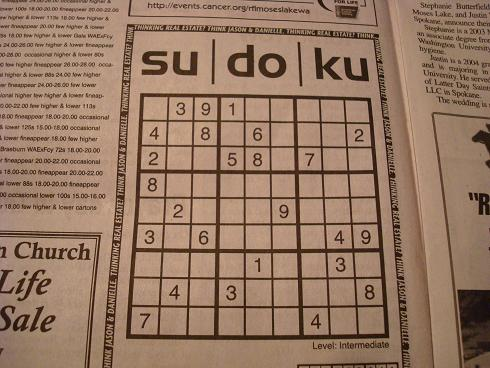
#> input picture images/board4.jpg, 490 x 368 px
$ python -i sudoku_scanner.py   (imports and definitions only)
#> lines starting #> are read from the running program, lines starting #| are printed output that depends on the picture; after the words box and inside, x2 and y2 are one past the last pixel; in counts of white or black regions, pixels touching at a corner belong together
import cv2 as cv
import numpy as np
import re
import os
from util.imgplotting import multi_image_show_matplotlib, image_show_matplotlib
from util.predict import predict_all, prediction_show_matplotlib


class SudokuImage:
    def __init__(self, filename, blocksize = 53, c = 7):
#> called with filename = '../../images/board4.jpg', blocksize = 53, c = 7
        self.filename = filename
        self.shortened_filename = re.search(r"(?<=(\/|\\))\w+(?=\.+(jpg|png|jpeg))", self.filename).group()

        self.img = cv.resize(cv.imread(self.filename), (900, 900))
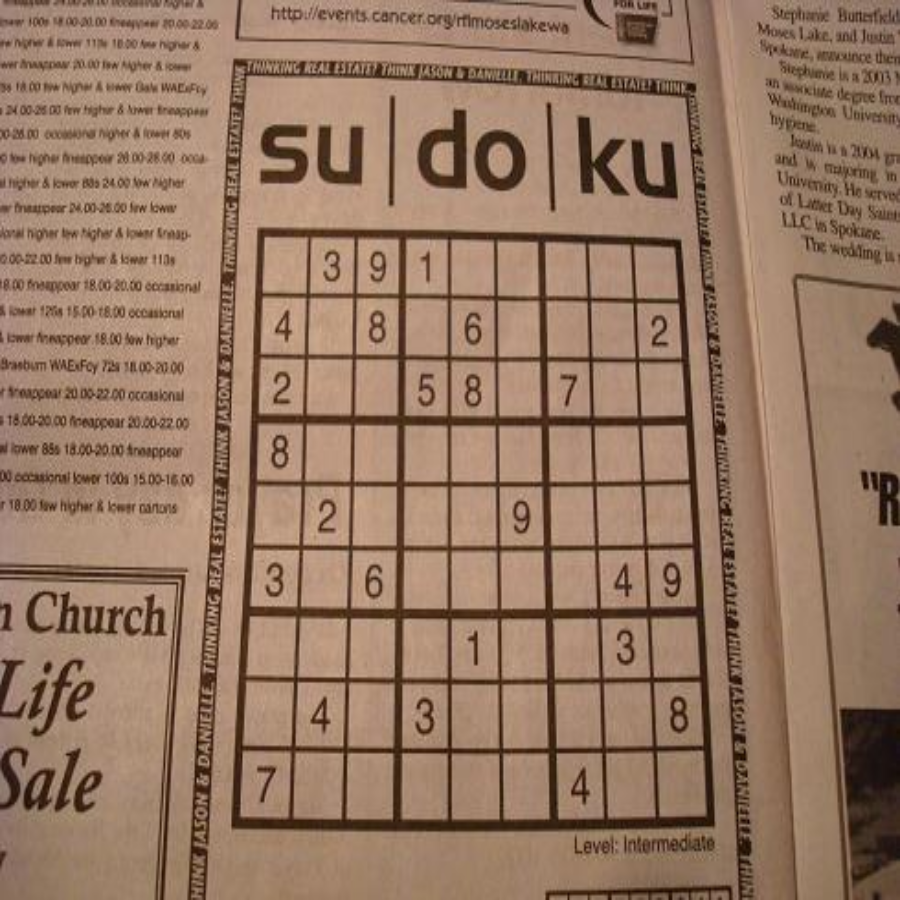
#> self.img: shape (900, 900, 3); mean B, G, R 99.5, 120.6, 150.7

        self.blocksize = blocksize
        self.c = c

    def return_board(self, debug=False):
        """Finds the board location, then all the sudoku cells in the image, "extracts" the digits images and their positions into respective arrays and then
        feeds the information into predict_board to receive all the actual numerical digits in string form.

        Args:
            debug (bool, optional): Boolean clause to determine if to display results in debugging mode. Defaults to False.

        Returns:
            str: String format of actual board
        """
        warped_board, transformation_matrix, board_loc, board_dimensions = self.find_board_location(debug)

        cells = self.split_image_to_cells(warped_board, board_dimensions)

        digits, digit_positions = self.extract_digits(cells)


        if debug:
            print(digits.shape)
            multi_image_show_matplotlib(cells, len(cells), 10)
            multi_image_show_matplotlib(digits, len(digits), 10)
            # [10 lines of commented-out code are left out]


    def find_board_location(self, debug=False):
        """
        Finds board's grid area and returns a warped image of the AOI(Area of Interest)

        Parameters:
            debug (bool, optional): Boolean clause to determine if to display results in debugging mode. Defaults to False.

        Returns:
            warped_binary: warped binary image of the AOI
            matrix: Homography/Transformation matrix that caused the perspective warp.
            board_location: 4 corners of the sudoku board.
            board_dimensions: Array containing img_width, img_height
        Raises:
            Nothing
        """
#> called with debug = False

        # TODO Decide if i should perform other preprocessing steps in binarize_image
        image_binary = self.binarize_image(self.img.copy())
#> in binarize_image, `img_copy = cv.cvtColor(img_copy, cv.COLOR_BGR2GRAY)`:
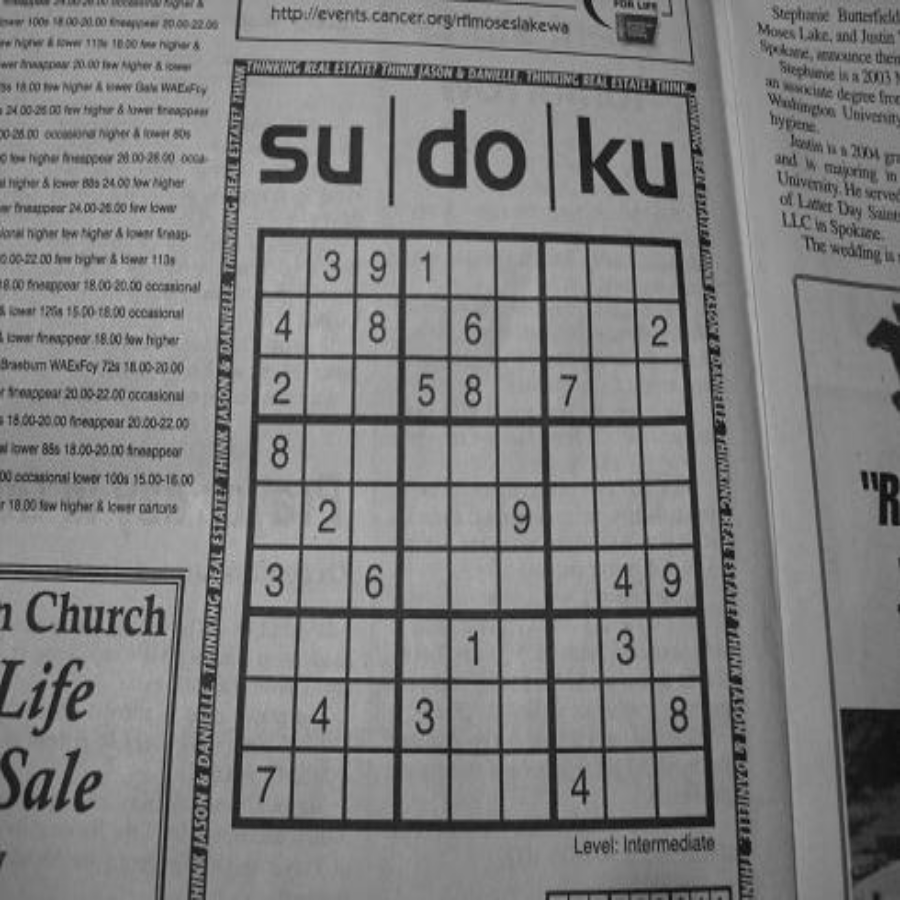
#> img_copy: shape (900, 900); min 5, max 189, mean 127.2
#> in binarize_image, `img_copy = cv.adaptiveThreshold(img_copy,255,cv.ADAPTIVE_THRESH_GAUSSI..`:
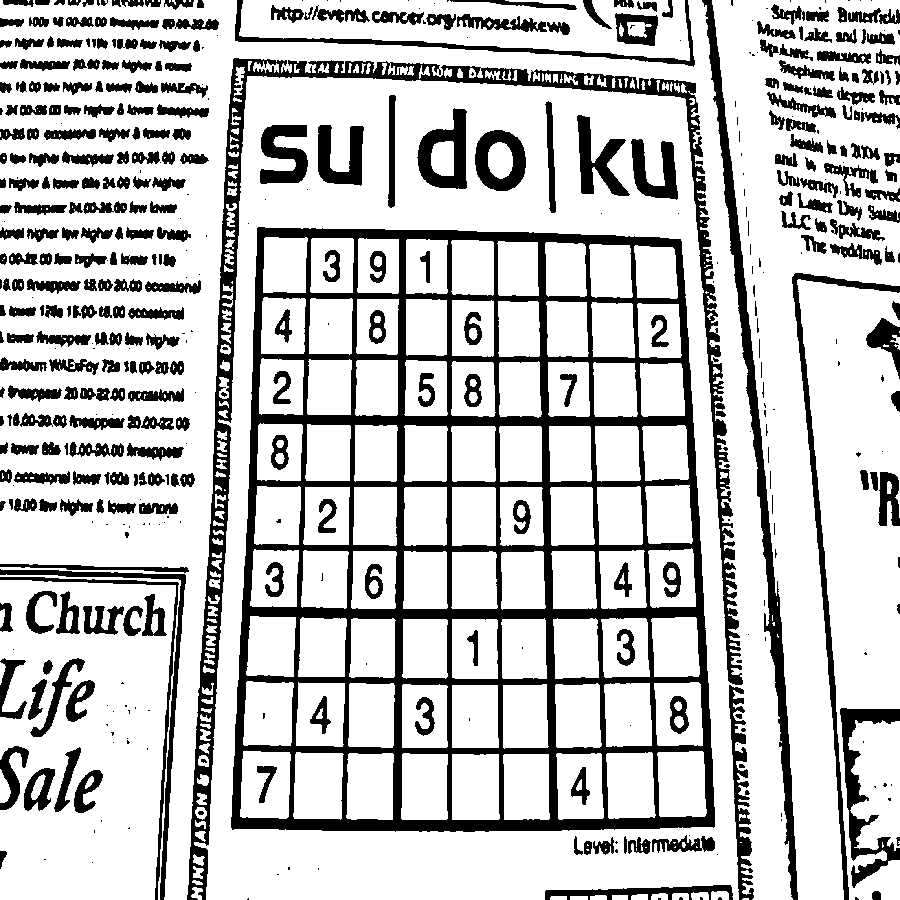
#> img_copy: shape (900, 900); 76.7% white; 508 black regions (182 under 20 px), largest, box (x1, y1, x2, y2) and area: (231, 227, 715, 832) 65796, (187, 58, 743, 900) 20542, (702, 0, 798, 900) 7950

        # Deciding to make background black and foreground/objects white for convenience and consistency
        img_for_contour = cv.bitwise_not(image_binary)
#> img_for_contour: shape (900, 900); 23.3% white; 508 white regions (182 under 20 px)
        # Finds all external contours and approximates them into semi simple shapes/removes redundant points.
        contours, _ = cv.findContours(img_for_contour, cv.RETR_EXTERNAL, cv.CHAIN_APPROX_SIMPLE)
#> contours = 467 contours, 183 with area under 20; largest, box (x1, y1, x2, y2) and area: (231, 227, 715, 832) 270714, (187, 58, 743, 900) 24066, (702, 0, 798, 900) 7022, (792, 273, 900, 900) 3170, (417, 108, 467, 189) 2728

        # Returns the list of contours in descending area by contourArea
        contours = sorted(contours, key=cv.contourArea, reverse=True)
        # Loops over all the contours, who are already sorted by descending area, until it finds the biggest area that is also a quadrilateral
        for contour in contours:
            perimeter_len = cv.arcLength(contour, True)
            # Using the perimeter of the contour found we can approximate its shape, removing any small inconsistencies
            # less than epsilon, leaving us hopefully with a perfect quadrilateral. 5% of perimeter length seems to be a good estimation
            # To remove inconsistencies while maintaining general shape of contour
            # Further experimentation with epsilon value may yield better results.
            approx = cv.approxPolyDP(contour, 0.05*perimeter_len, True)

            print(f"{self.shortened_filename}, Contour approx points: {len(approx)}, Contour area: {cv.contourArea(contour)}")

            if len(approx) == 4 and cv.contourArea(contour) > 5000:
                board_loc = approx
                break
#> this loop made 1 pass
#> (perimeter_len, board_loc) on pass 1: (2145.6, [[258, 227], [232, 829], [713, 827], [680, 239]])
#| board4, Contour approx points: 4, Contour area: 270713.5
        try:
            board_loc_original = board_loc # needed for properly drawing around the board using polylines function down below for debugging
#> board_loc_original = [[258, 227], [232, 829], [713, 827], [680, 239]]
            board_loc = self.reorder(board_loc)

        except UnboundLocalError:
            raise Exception("Image is bad, no contour with 4 vertexes was found or area was less than 5000, A.K.A unable to find sudoku boundary, try again with different image")

        # Returns top-left x,y coordinates of rectangle along with width and height.
        imgx, imgy, imgw, imgh = cv.boundingRect(board_loc)

        warped_binary, matrix = self.warp_perspective(image_binary, board_loc, [imgw, imgh])

        if debug:
            cv.polylines(self.img, np.int32([board_loc_original]), True, 255, 5) #draw board square onto original image.
            warped, _ = self.warp_perspective(self.img.copy(), board_loc, [imgw, imgh])
            multi_image_show_matplotlib([self.img, cv.cvtColor(self.img, cv.COLOR_BGR2GRAY), image_binary, img_for_contour, warped, warped_binary], 6, 2)

        return warped_binary, matrix, board_loc, [imgw, imgh]

    # [57 lines left out: functions warp_perspective, split_image_to_cells, extract_digits, not called in this run]


    def reorder(self, board_location):
        """Rearranges the points in board location to the format (top_left, top_right, bottom_left, bottom_right) so perspective warp wont rotate the image

        Args:
            board_location ndarray/image: Image of sudoku board extracted from original sudoku image.

        Returns:
            ndarray: Rearranged numpy array to specified format
        """
        # Flatten the board_loc array because it had a useless "dimension"(extra brackets, array shape was (4,1,2) aka 4 2D arrays where each 2D array contained a single 1D array and each 1D array contained the points. So reshape into one single 2D array which holds 4 1D arrays)

        board_location = board_location.reshape(4, 2)
#> board_location = [[258, 227], [232, 829], [713, 827], [680, 239]]
        # Convert to normal python list.
        board_location = board_location.tolist()

        sums = [np.sum(points) for points in board_location]
#> sums = [485, 1061, 1540, 919]
        sums = np.array(sums)
        linked = list(zip(board_location, sums))
#> linked = [([258, 227], 485), ([232, 829], 1061), ([713, 827], 1540), ([680, 239], 919)]
        bottom_right = linked[np.argmax(sums)][0]
#> bottom_right = [713, 827]
        top_left = linked[np.argmin(sums)][0]
#> top_left = [258, 227]

        points_left = [points for points in board_location if points != top_left and points != bottom_right]
#> points_left = [[232, 829], [680, 239]]
        # Two points remaining are top right and bottom left. Whoever has lowest y value is at top right, whoever is left is bottom left
        top_right = points_left[0] if points_left[0][1] < points_left[1][1] else points_left[1]
#> top_right = [680, 239]
        bottom_left = points_left[0] if points_left[0][1] > points_left[1][1] else points_left[1]
#> bottom_left = [232, 829]

        return np.array([top_left, top_right, bottom_left, bottom_right])

    # [7 lines left out: function predict_board, not called in this run]

    def binarize_image(self, img_copy):
        """
        Given an image, converts it to GrayScale and then Binarizes it using Adaptive Thresholding.

        Parameters:
            img_copy Image: Copy of image to binarize(to avoid side-effects), if not caring/wanting side-effects image itself may be passed.

        Returns:
            Image: Binarized version of image

        Raises:
            Nothing
        """

        img_copy = cv.cvtColor(img_copy, cv.COLOR_BGR2GRAY)
        img_copy = cv.adaptiveThreshold(img_copy,255,cv.ADAPTIVE_THRESH_GAUSSIAN_C, cv.THRESH_BINARY, self.blocksize, self.c)
        return img_copy


>>> result = SudokuImage('../../images/board4.jpg').return_board()
#> in find_board_location, `board_loc = self.reorder(board_loc)`: board_loc = [[258, 227], [680, 239], [232, 829], [713, 827]]
#> in find_board_location, `imgx, imgy, imgw, imgh = cv.boundingRect(board_loc)`: imgx = 232; imgy = 227; imgw = 482; imgh = 603
#> (the run stopped early here; a loop or call above may not have finished)

$ run again, on images/board5.jpg
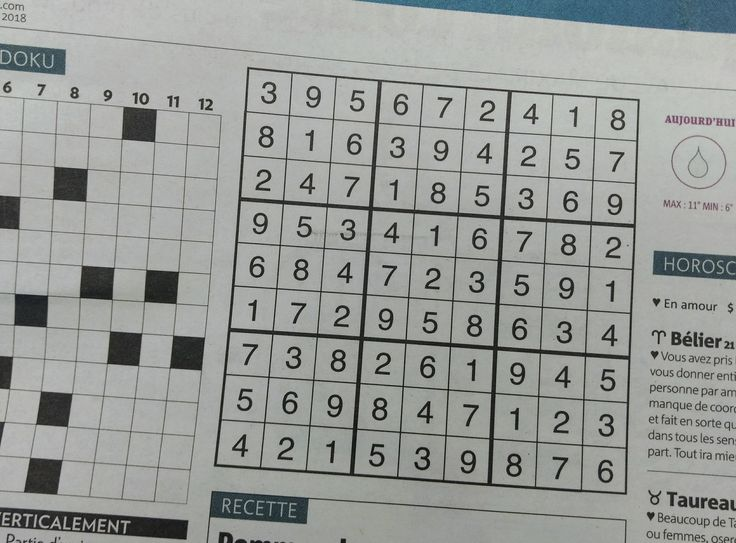
#> input picture images/board5.jpg, 736 x 543 px
#> in __init__, `self.img = cv.resize(cv.imread(self.filename), (900, 900))`:
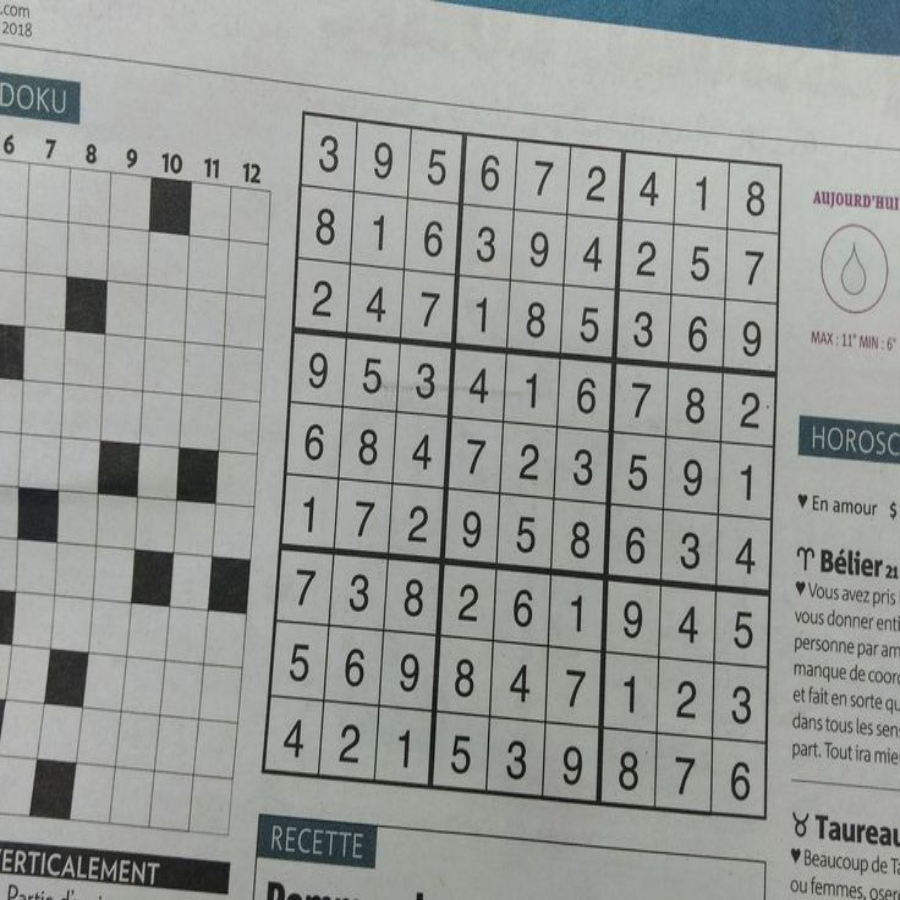
#> self.img: shape (900, 900, 3); mean B, G, R 151.7, 155.1, 152.2
#> in binarize_image, `img_copy = cv.adaptiveThreshold(img_copy,255,cv.ADAPTIVE_THRESH_GAUSSI..`:
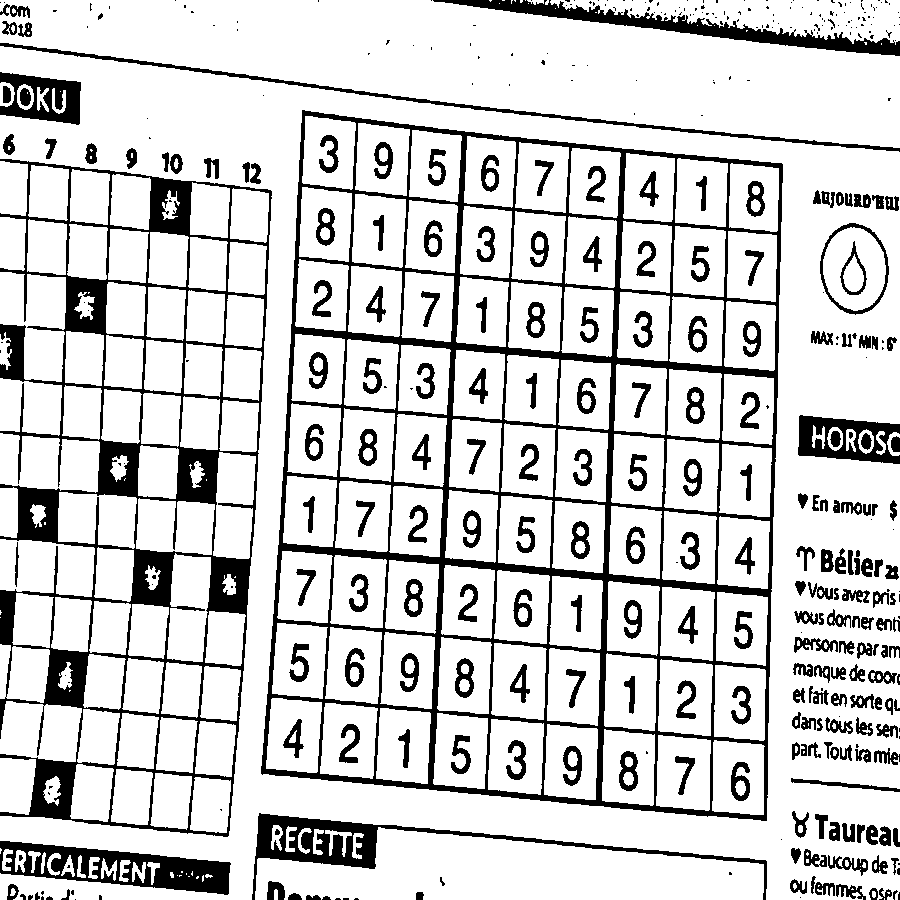
#> img_copy: shape (900, 900); 81.6% white; 425 black regions (205 under 20 px), largest, box (x1, y1, x2, y2) and area: (261, 110, 783, 821) 45055, (0, 159, 272, 837) 34550, (252, 813, 767, 900) 5900
#> img_for_contour: shape (900, 900); 18.4% white; 425 white regions (205 under 20 px)
#> contours = 315 contours, 193 with area under 20; largest, box (x1, y1, x2, y2) and area: (261, 110, 783, 821) 323817, (0, 159, 272, 837) 135870, (0, 841, 231, 895) 7220, (252, 813, 767, 900) 6332, (433, 0, 900, 56) 4797
#> the loop in find_board_location, `for contour in contours:` made 1 pass
#> (perimeter_len, board_loc) on pass 1: (2374.4, [[302, 110], [261, 773], [766, 820], [782, 164]])
#> (printed output is left out)
#> board_loc_original = [[302, 110], [261, 773], [766, 820], [782, 164]]
#> sums = [412, 1034, 1586, 946]
#> linked = [([302, 110], 412), ([261, 773], 1034), ([766, 820], 1586), ([782, 164], 946)]
#> bottom_right = [766, 820]
#> top_left = [302, 110]
#> points_left = [[261, 773], [782, 164]]
#> top_right = [782, 164]
#> bottom_left = [261, 773]
#> in find_board_location, `board_loc = self.reorder(board_loc)`: board_loc = [[302, 110], [782, 164], [261, 773], [766, 820]]
#> imgx = 261; imgy = 110; imgw = 522; imgh = 711

$ run again, on images/board_web.jpg
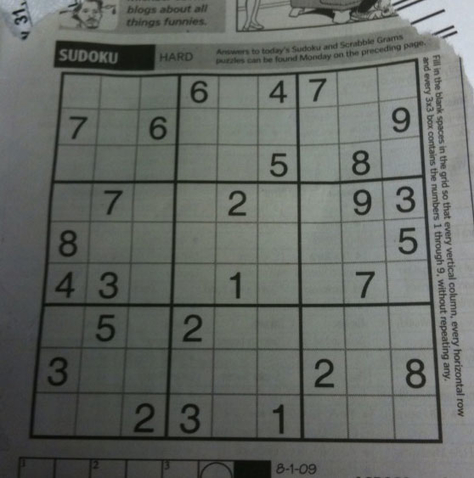
#> input picture images/board_web.jpg, 474 x 478 px
#> in binarize_image, `img_copy = cv.adaptiveThreshold(img_copy,255,cv.ADAPTIVE_THRESH_GAUSSI..`:
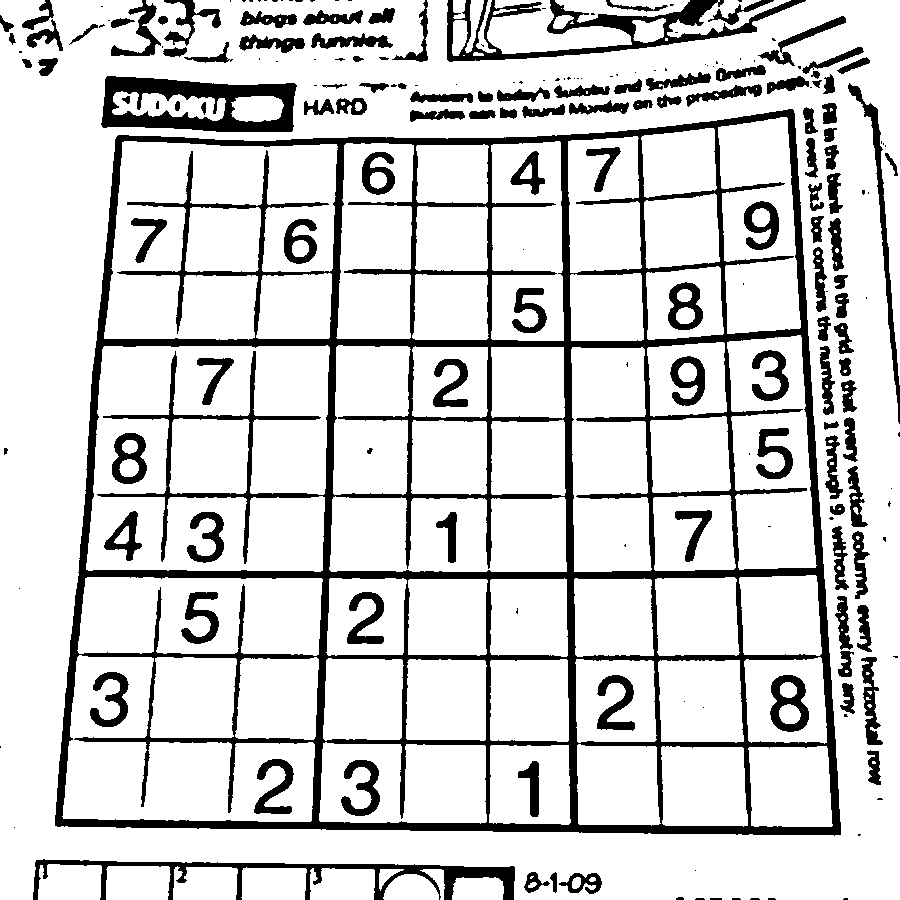
#> img_copy: shape (900, 900); 82.6% white; 212 black regions (89 under 20 px), largest, box (x1, y1, x2, y2) and area: (55, 109, 841, 836) 74691, (101, 76, 297, 132) 5880, (447, 0, 806, 62) 5738
#> img_for_contour: shape (900, 900); 17.4% white; 212 white regions (89 under 20 px)
#> contours = 172 contours, 84 with area under 20; largest, box (x1, y1, x2, y2) and area: (55, 109, 841, 836) 510412, (101, 76, 297, 132) 8981, (447, 0, 806, 62) 6304, (33, 859, 515, 900) 4064, (848, 83, 900, 424) 1508
#> the loop in find_board_location, `for contour in contours:` made 1 pass
#> (perimeter_len, board_loc) on pass 1: (2957.7, [[793, 110], [118, 135], [55, 825], [840, 834]])
#> (printed output is left out)
#> board_loc_original = [[793, 110], [118, 135], [55, 825], [840, 834]]
#> sums = [903, 253, 880, 1674]
#> linked = [([793, 110], 903), ([118, 135], 253), ([55, 825], 880), ([840, 834], 1674)]
#> bottom_right = [840, 834]
#> top_left = [118, 135]
#> points_left = [[793, 110], [55, 825]]
#> top_right = [793, 110]
#> bottom_left = [55, 825]
#> in find_board_location, `board_loc = self.reorder(board_loc)`: board_loc = [[118, 135], [793, 110], [55, 825], [840, 834]]
#> imgx = 55; imgy = 110; imgw = 786; imgh = 725
